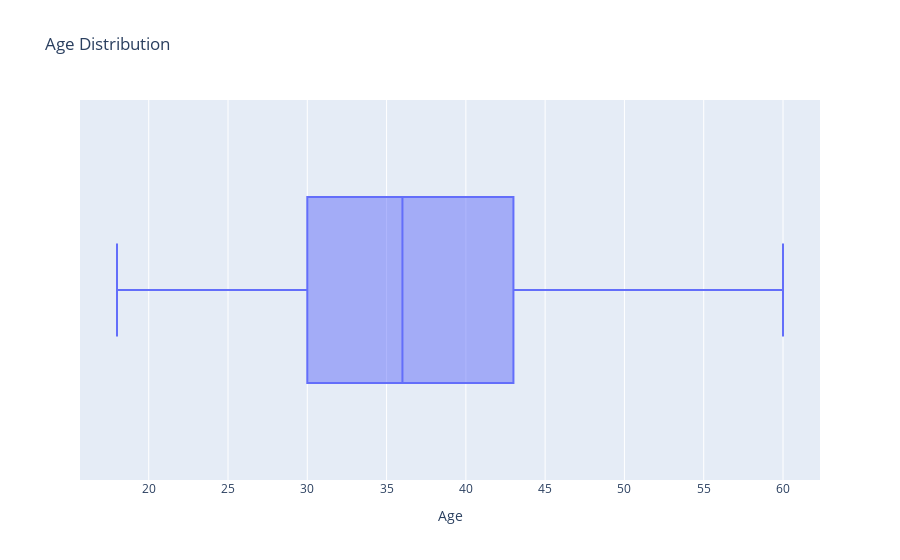
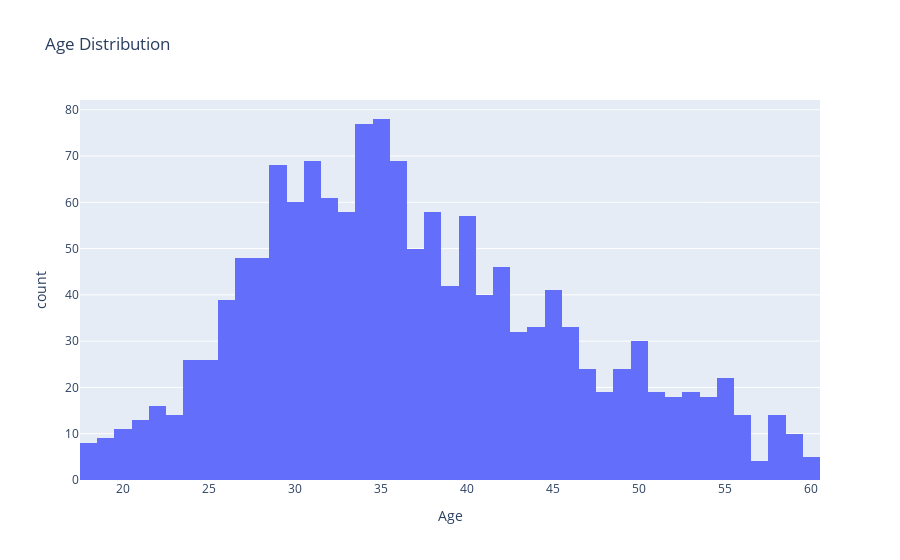

Here is the notebook cell these charts were saved with, in order:
### Markdown cell above
## Analyse de l'Âge

### Code cell
# check de la distribution de l'age. on va faire un boxplot, un histogramme, un scatterplot et un violinplot

fig = px.box(df, x='Age', title='Age Distribution')
fig.show()

# boxplot avec plt de seaborn
plt.figure(figsize=(10, 6))
sns.boxplot(df['Age'])
plt.title('Age Distribution')
plt.show()

fig = px.histogram(df, x='Age', title='Age Distribution')
fig.show()

# normal qqplot pour vérifier la normalité de la distribution de l'age
stats.probplot(df['Age'], dist="norm", plot=pylab)
pylab.show()

### Figure 1 — Plotly figure (JSON) as saved in the notebook; plotly's stock layout.template omitted (floating-point values rounded to 4 significant figures; data arrays with more than 128 entries replaced by an {"elided": "..."} marker saying what was removed)
{"data": [{"alignmentgroup": "True", "hovertemplate": "Age=%{x}<extra></extra>", "legendgroup": "", "marker": {"color": "#636efa"}, "name": "", "notched": false, "offsetgroup": "", "orientation": "h", "showlegend": false, "type": "box", "x": {"elided": "1470 int values"}, "x0": " ", "xaxis": "x", "y0": " ", "yaxis": "y"}], "layout": {"boxmode": "group", "legend": {"tracegroupgap": 0}, "title": {"text": "Age Distribution"}, "xaxis": {"anchor": "y", "domain": [0, 1], "title": {"text": "Age"}}, "yaxis": {"anchor": "x", "domain": [0, 1]}}}

### Figure 2 — Plotly figure (JSON) as saved in the notebook; plotly's stock layout.template omitted (floating-point values rounded to 4 significant figures; data arrays with more than 128 entries replaced by an {"elided": "..."} marker saying what was removed)
{"data": [{"alignmentgroup": "True", "bingroup": "x", "hovertemplate": "Age=%{x}<br>count=%{y}<extra></extra>", "legendgroup": "", "marker": {"color": "#636efa", "pattern": {"shape": ""}}, "name": "", "offsetgroup": "", "orientation": "v", "showlegend": false, "type": "histogram", "x": {"elided": "1470 int values"}, "xaxis": "x", "yaxis": "y"}], "layout": {"barmode": "relative", "legend": {"tracegroupgap": 0}, "title": {"text": "Age Distribution"}, "xaxis": {"anchor": "y", "domain": [0, 1], "title": {"text": "Age"}}, "yaxis": {"anchor": "x", "domain": [0, 1], "title": {"text": "count"}}}}
